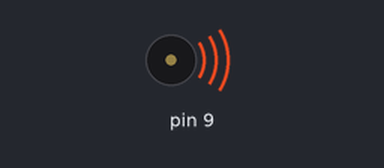
A sketch run on a simulated Arduino Uno, built with avr-gcc and run on an emulated ATmega328P. On the bench: buzzer (waves = sounding).

Above: at 0.5 s.
At 3.5 s:
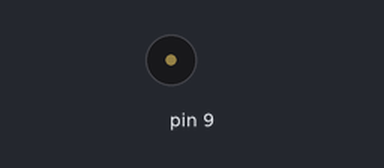
Timing chart, 0 to 12.4 s (numbered marks = the images above):
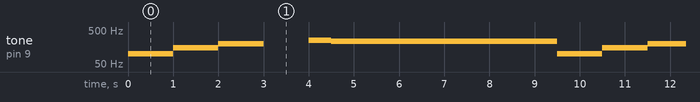

Measured:
- by itself, tone on pin 9: repeats every 9.5 s: 150 Hz 1.0 s, 200 Hz 1.0 s, silent 1.0 s, 250 Hz 0.50 s, 230 Hz 5.0 s, 100 Hz 1.0 s

The sketch:

DubStep.ino
```cpp
void setup()
{

 pinMode(9,OUTPUT);
}

void loop()
{

//Usage:
//tone(SpeakerPin, Frequency, Max Duration in ms);
//delay( milliseconds before next line);
tone(9, 100, 1000);
delay(1000);
tone(9, 150, 1000);
delay(1000);

tone(9, 200, 1000);
delay(1000);
delay(1000);
tone(9, 250, 500);
delay(500);
tone(9, 230, 5000);
delay(5000);

}
```
